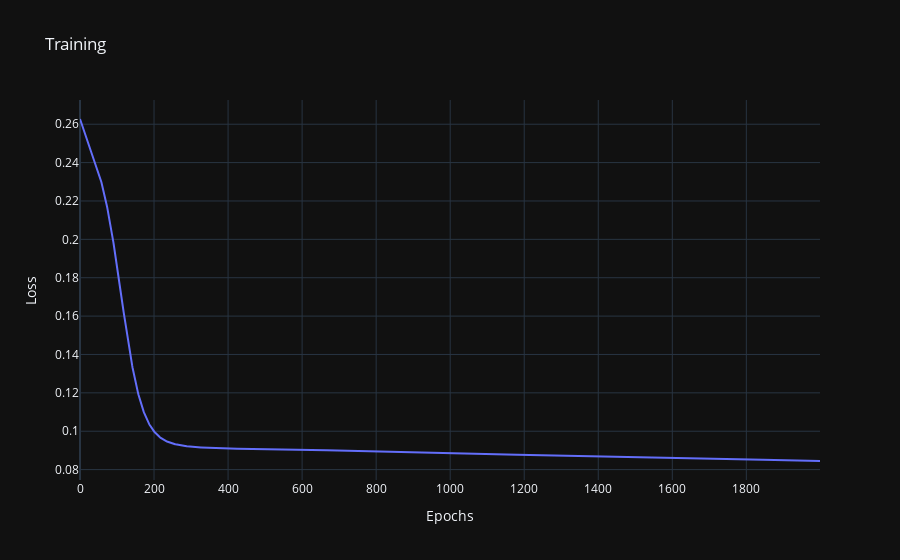

The notebook cell saved with this chart:
### Code cell
epochs = 2000
losses = train(X, y, epochs)
fig = go.Figure()
fig.add_trace(go.Scatter(x=np.arange(epochs), y=np.array(losses), mode='lines'))
fig.update_layout(
    xaxis_title='Epochs',
    yaxis_title='Loss',
    title='Training'
)
fig.show()

future_X = torch.tensor([3, 1, 9, 4], dtype=torch.float32)
future_prediction = model(future_X.unsqueeze(0).unsqueeze(1))
print(f"Прогноз на основе значений {future_X}: {future_prediction.argmax()}")

### Figure 1 — Plotly figure (JSON) as saved in the notebook; plotly's stock layout.template omitted (floating-point values rounded to 4 significant figures; data arrays with more than 128 entries replaced by an {"elided": "..."} marker saying what was removed)
{"data": [{"mode": "lines", "x": {"elided": "2000 int values"}, "y": {"elided": "2000 float values"}, "type": "scatter"}], "layout": {"xaxis": {"title": {"text": "Epochs"}}, "yaxis": {"title": {"text": "Loss"}}, "title": {"text": "Training"}}}
